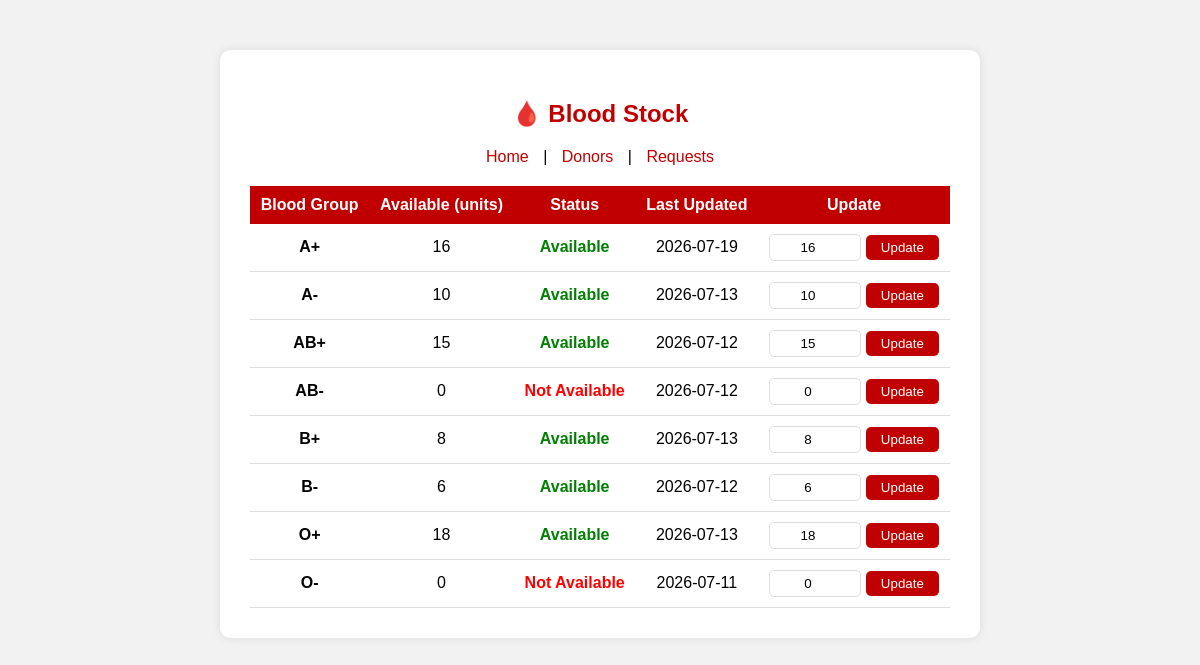
The page /stock.php on the database its author committed.
### tables this page shows
CREATE TABLE `blood_stock` (
  `stock_id` int(11) NOT NULL,
  `blood_group` varchar(5) NOT NULL,
  `quantity` int(11) NOT NULL DEFAULT 0,
  `last_updated` date DEFAULT NULL
);

### stock.php (the view, shortened to what this page needs)
<?php
include 'config.php';
$stocks = mysqli_query($conn, "SELECT * FROM blood_stock ORDER BY blood_group");
?>
<!DOCTYPE html>
<html>
<head>
</head>
<body>
<div class="container">
    <h2>🩸 Blood Stock</h2>
    <div class="nav">
        <a href="index.php">Home</a> |
        <a href="donors.php">Donors</a> |
        <a href="requests.php">Requests</a>
    </div>
    <table>
        <tr>
            <th>Blood Group</th>
            <th>Available (units)</th>
            <th>Status</th>
            <th>Last Updated</th>
            <th>Update</th>
        </tr>
        <?php while($row = mysqli_fetch_assoc($stocks)): ?>
        <tr>
            <td><strong><?= $row['blood_group'] ?></strong></td>
            <td><?= $row['quantity'] ?></td>
            <td class="<?= $row['quantity'] > 0 ? 'ok' : 'low' ?>">
                <?= $row['quantity'] > 0 ? 'Available' : 'Not Available' ?>
            </td>
            <td><?= $row['last_updated'] ?></td>
            <td>
                <form method="POST" style="display:inline;">
                    <input type="number" name="quantity" value="<?= $row['quantity'] ?>" min="0">
                    <button type="submit">Update</button>
                </form>
            </td>
        </tr>
        <?php endwhile; ?>
    </table>
</div>
</body>
</html>

### stock.php (style rules this page uses)
body { font-family: Arial, sans-serif; background: #f2f2f2; }
.container { width: 700px; margin: 50px auto; background: white; padding: 30px; border-radius: 10px; box-shadow: 0 0 10px rgba(0,0,0,0.1); }
h2 { text-align: center; color: #c00000; }
table { width: 100%; border-collapse: collapse; margin-top: 20px; }
th { background: #c00000; color: white; padding: 10px; }
td { padding: 10px; border-bottom: 1px solid #ddd; text-align: center; }
input[type="number"] { width: 80px; padding: 5px; border: 1px solid #ddd; border-radius: 5px; text-align: center; }
button { padding: 5px 15px; background: #c00000; color: white; border: none; border-radius: 5px; cursor: pointer; }
.low { color: red; font-weight: bold; }
.ok { color: green; font-weight: bold; }
.nav { text-align: center; margin-bottom: 20px; }
.nav a { color: #c00000; text-decoration: none; margin: 0 10px; }

### rows shown on the page
blood_stock: blood_group "A+", quantity "16", shows "Available", last_updated "2026-07-19"
blood_stock: blood_group "A-", quantity "10", shows "Available", last_updated "2026-07-13"
blood_stock: blood_group "AB+", quantity "15", shows "Available", last_updated "2026-07-12"
blood_stock: blood_group "AB-", quantity "0", shows "Not Available", last_updated "2026-07-12"
blood_stock: blood_group "B+", quantity "8", shows "Available", last_updated "2026-07-13"
blood_stock: blood_group "B-", quantity "6", shows "Available", last_updated "2026-07-12"
blood_stock: blood_group "O+", quantity "18", shows "Available", last_updated "2026-07-13"
blood_stock: blood_group "O-", quantity "0", shows "Not Available", last_updated "2026-07-11"
